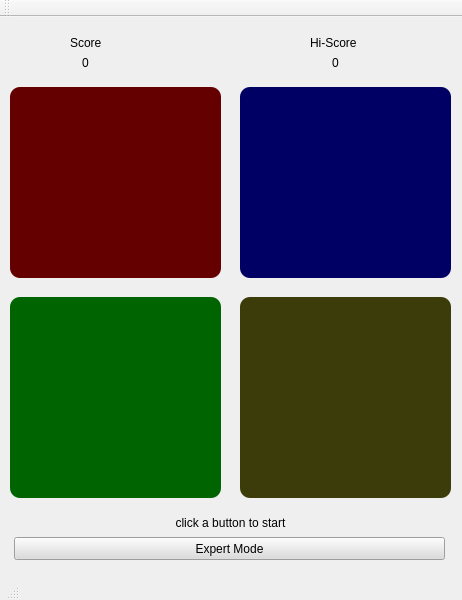
<?xml version="1.0" encoding="UTF-8"?>
<ui version="4.0">
 <class>MainWindow</class>
 <widget class="QMainWindow" name="MainWindow">
  <property name="geometry">
   <rect>
    <x>0</x>
    <y>0</y>
    <width>462</width>
    <height>600</height>
   </rect>
  </property>
  <property name="sizePolicy">
   <sizepolicy hsizetype="Fixed" vsizetype="Fixed">
    <horstretch>0</horstretch>
    <verstretch>0</verstretch>
   </sizepolicy>
  </property>
  <property name="windowTitle">
   <string>JOHN SAYS</string>
  </property>
  <widget class="QWidget" name="centralWidget">
   <property name="sizePolicy">
    <sizepolicy hsizetype="Fixed" vsizetype="Fixed">
     <horstretch>0</horstretch>
     <verstretch>0</verstretch>
    </sizepolicy>
   </property>
   <widget class="QPushButton" name="RedButton">
    <property name="geometry">
     <rect>
      <x>10</x>
      <y>70</y>
      <width>211</width>
      <height>191</height>
     </rect>
    </property>
    <property name="styleSheet">
     <string notr="true">QPushButton{
background-color: rgb(100, 0, 0);
border-width: 5px;
border-radius: 10px;
}
QPushButton:pressed{
background-color: rgb(255, 0, 0);
border-width: 5px;
border-radius: 10px;
}</string>
    </property>
    <property name="text">
     <string/>
    </property>
   </widget>
   <widget class="QPushButton" name="BlueButton">
    <property name="geometry">
     <rect>
      <x>240</x>
      <y>70</y>
      <width>211</width>
      <height>191</height>
     </rect>
    </property>
    <property name="styleSheet">
     <string notr="true">QPushButton{
background-color: rgb(0, 0, 100);
border-width: 5px;
border-radius: 10px;
}
QPushButton:pressed{
background-color: rgb(0, 0, 255);
border-width: 5px;
border-radius: 10px;
}</string>
    </property>
    <property name="text">
     <string/>
    </property>
   </widget>
   <widget class="QPushButton" name="YellowButton">
    <property name="geometry">
     <rect>
      <x>240</x>
      <y>280</y>
      <width>211</width>
      <height>201</height>
     </rect>
    </property>
    <property name="styleSheet">
     <string notr="true">QPushButton{
background-color: rgb(60, 60, 10);
border-width: 5px;
border-radius: 10px;
}
QPushButton:pressed{
background-color: rgb(180, 180, 20);
border-width: 5px;
border-radius: 10px;
}</string>
    </property>
    <property name="text">
     <string/>
    </property>
   </widget>
   <widget class="QPushButton" name="GreenButton">
    <property name="geometry">
     <rect>
      <x>10</x>
      <y>280</y>
      <width>211</width>
      <height>201</height>
     </rect>
    </property>
    <property name="styleSheet">
     <string notr="true">QPushButton{
background-color: rgb(0, 100, 0);
border-width: 5px;
border-radius: 10px;
}
QPushButton:pressed{
background-color: rgb(0,255, 0);
border-width: 5px;
border-radius: 10px;
}</string>
    </property>
    <property name="text">
     <string/>
    </property>
   </widget>
   <widget class="QLabel" name="score_title">
    <property name="geometry">
     <rect>
      <x>70</x>
      <y>10</y>
      <width>71</width>
      <height>31</height>
     </rect>
    </property>
    <property name="text">
     <string>Score</string>
    </property>
   </widget>
   <widget class="QLabel" name="hi_score_title">
    <property name="geometry">
     <rect>
      <x>310</x>
      <y>10</y>
      <width>71</width>
      <height>31</height>
     </rect>
    </property>
    <property name="text">
     <string>Hi-Score</string>
    </property>
   </widget>
   <widget class="QLabel" name="score_label">
    <property name="geometry">
     <rect>
      <x>50</x>
      <y>30</y>
      <width>71</width>
      <height>31</height>
     </rect>
    </property>
    <property name="text">
     <string>0</string>
    </property>
    <property name="alignment">
     <set>Qt::AlignCenter</set>
    </property>
   </widget>
   <widget class="QLabel" name="hi_score">
    <property name="geometry">
     <rect>
      <x>300</x>
      <y>30</y>
      <width>71</width>
      <height>31</height>
     </rect>
    </property>
    <property name="text">
     <string>0</string>
    </property>
    <property name="alignment">
     <set>Qt::AlignCenter</set>
    </property>
   </widget>
   <widget class="QLabel" name="output_label">
    <property name="geometry">
     <rect>
      <x>10</x>
      <y>490</y>
      <width>441</width>
      <height>31</height>
     </rect>
    </property>
    <property name="text">
     <string>click a button to start</string>
    </property>
    <property name="alignment">
     <set>Qt::AlignCenter</set>
    </property>
   </widget>
   <widget class="QPushButton" name="mode_button">
    <property name="geometry">
     <rect>
      <x>14</x>
      <y>520</y>
      <width>431</width>
      <height>23</height>
     </rect>
    </property>
    <property name="styleSheet">
     <string notr="true">background-color: rgb(220, 220, 220);</string>
    </property>
    <property name="text">
     <string>Expert Mode</string>
    </property>
   </widget>
  </widget>
  <widget class="QMenuBar" name="menuBar">
   <property name="geometry">
    <rect>
     <x>0</x>
     <y>0</y>
     <width>462</width>
     <height>21</height>
    </rect>
   </property>
   <property name="sizePolicy">
    <sizepolicy hsizetype="Fixed" vsizetype="Fixed">
     <horstretch>0</horstretch>
     <verstretch>0</verstretch>
    </sizepolicy>
   </property>
  </widget>
  <widget class="QToolBar" name="mainToolBar">
   <property name="sizePolicy">
    <sizepolicy hsizetype="Fixed" vsizetype="Fixed">
     <horstretch>0</horstretch>
     <verstretch>0</verstretch>
    </sizepolicy>
   </property>
   <attribute name="toolBarArea">
    <enum>TopToolBarArea</enum>
   </attribute>
   <attribute name="toolBarBreak">
    <bool>false</bool>
   </attribute>
  </widget>
  <widget class="QStatusBar" name="statusBar">
   <property name="sizePolicy">
    <sizepolicy hsizetype="Fixed" vsizetype="Fixed">
     <horstretch>0</horstretch>
     <verstretch>0</verstretch>
    </sizepolicy>
   </property>
  </widget>
 </widget>
 <layoutdefault spacing="6" margin="11"/>
 <resources/>
 <connections/>
</ui>
